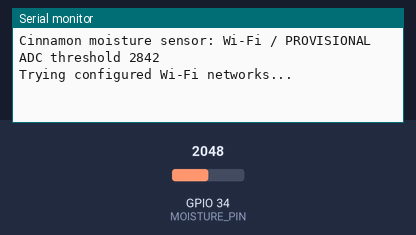
A sketch run on a simulated ESP32. Parts: the last lines printed to the serial monitor. Inputs (shaded band) come from the test bench; at power-on: GPIO 34 (MOISTURE_PIN) = 2048 (analog values on the 0–4095 scale). WiFi joins after 1.5 s; servers stay silent unless stated.

Above: at 2.2 s.
2.3 s: GPIO 34 (MOISTURE_PIN) set to 2784
At 3.9 s:
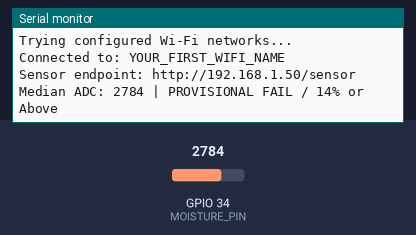
4.0 s: GPIO 34 (MOISTURE_PIN) set to 2890
At 8.0 s:
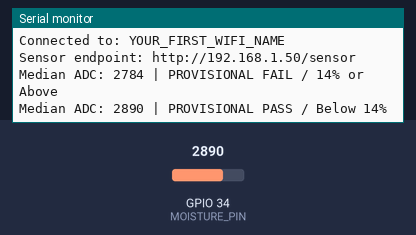

The sketch:

CinnamonGradingWifi.ino
```cpp
#include <WiFi.h>
#include <WiFiMulti.h>
#include <WebServer.h>
#include "wifi_credentials.h"

// Wi-Fi is the transport for Expo Go. Enable only if you also want BLE available.
#define ENABLE_BLE 0
#if ENABLE_BLE
#include <BLEDevice.h>
#include <BLEServer.h>
#include <BLEUtils.h>
#include <BLE2902.h>
#endif

#define MOISTURE_PIN 34
const int SAMPLE_COUNT = 20;
// PROVISIONAL prototype threshold, NOT an ADC-to-percent calibration.
const int ADC_THRESHOLD = 2842;
const char* DEVICE_NAME = "CinnamonGradingSensor";

WiFiMulti wifiMulti;
WebServer server(80);
int medianADC = 0;
bool hasReading = false;
unsigned long sampleUpdatedAt = 0;
unsigned long sampleSequence = 0;
unsigned long lastWifiAttempt = 0;
String lastAddress;
bool serverStarted = false;

#if ENABLE_BLE
const char* SERVICE_UUID = "7f510001-8c3d-4b89-a9e7-71c3a0000001";
const char* MOISTURE_CHARACTERISTIC_UUID = "7f510002-8c3d-4b89-a9e7-71c3a0000001";
BLECharacteristic* moistureCharacteristic = nullptr;
volatile bool deviceConnected = false;
class ServerCallbacks : public BLEServerCallbacks {
  void onConnect(BLEServer* server) override { deviceConnected = true; }
  void onDisconnect(BLEServer* server) override {
    deviceConnected = false;
    BLEDevice::startAdvertising();
  }
};
void startBle() {
  BLEDevice::init(DEVICE_NAME);
  BLEServer* bleServer = BLEDevice::createServer();
  bleServer->setCallbacks(new ServerCallbacks());
  BLEService* service = bleServer->createService(SERVICE_UUID);
  moistureCharacteristic = service->createCharacteristic(
    MOISTURE_CHARACTERISTIC_UUID,
    BLECharacteristic::PROPERTY_READ | BLECharacteristic::PROPERTY_NOTIFY);
  moistureCharacteristic->addDescriptor(new BLE2902());
  service->start();
  BLEAdvertising* advertising = BLEDevice::getAdvertising();
  advertising->addServiceUUID(SERVICE_UUID);
  advertising->setScanResponse(true);
  BLEDevice::startAdvertising();
}
#endif

// Keep the HTTP server responsive while retaining the original sampling delay.
void responsiveDelay(unsigned long durationMs) {
  const unsigned long started = millis();
  while (millis() - started < durationMs) {
    if (serverStarted) server.handleClient();
    delay(1);
  }
}

int readMedianADC() {
  int readings[SAMPLE_COUNT];
  for (int i = 0; i < SAMPLE_COUNT; i++) {
    readings[i] = analogRead(MOISTURE_PIN);
    responsiveDelay(50);
  }
  for (int i = 0; i < SAMPLE_COUNT - 1; i++) {
    for (int j = i + 1; j < SAMPLE_COUNT; j++) {
      if (readings[j] < readings[i]) {
        const int temp = readings[i];
        readings[i] = readings[j];
        readings[j] = temp;
      }
    }
  }
  return (readings[SAMPLE_COUNT / 2 - 1] + readings[SAMPLE_COUNT / 2]) / 2;
}

void sendSensorReading() {
  server.sendHeader("Cache-Control", "no-store");
  // Allow the existing browser preview to read this local development endpoint too.
  server.sendHeader("Access-Control-Allow-Origin", "*");
  if (!hasReading) {
    server.send(503, "application/json", "{\"error\":\"Waiting for the first median ADC sample\"}");
    return;
  }
  String json = "{\"device\":\"" + String(DEVICE_NAME) + "\"";
  json += ",\"median_adc\":" + String(medianADC);
  json += ",\"sample_sequence\":" + String(sampleSequence);
  json += ",\"age_ms\":" + String(millis() - sampleUpdatedAt);
  json += ",\"threshold\":" + String(ADC_THRESHOLD);
  json += ",\"provisional\":true";
  json += ",\"status\":\"" + String(medianADC >= ADC_THRESHOLD ? "PASS" : "FAIL") + "\"}";
  server.send(200, "application/json", json);
}

void maintainWifi() {
  if (WiFi.status() != WL_CONNECTED && millis() - lastWifiAttempt >= 10000) {
    lastWifiAttempt = millis();
    Serial.println("Trying configured Wi-Fi networks...");
    wifiMulti.run(5000);
  }
  if (WiFi.status() != WL_CONNECTED) {
    if (serverStarted) { server.stop(); serverStarted = false; lastAddress = ""; }
    return;
  }
  const String address = WiFi.localIP().toString();
  if (!serverStarted || address != lastAddress) {
    if (serverStarted) server.stop();
    server.begin();
    serverStarted = true;
    lastAddress = address;
    Serial.print("Connected to: "); Serial.println(WiFi.SSID());
    Serial.print("Sensor endpoint: http://"); Serial.print(address); Serial.println("/sensor");
  }
}

void setup() {
  Serial.begin(115200);
  analogReadResolution(12);
  delay(1000);
  Serial.println("\nCinnamon moisture sensor: Wi-Fi / PROVISIONAL ADC threshold 2842");
  WiFi.mode(WIFI_STA);
  WiFi.setHostname("cinnamon-sensor");
  wifiMulti.addAP(WIFI_SSID_1, WIFI_PASSWORD_1);
  wifiMulti.addAP(WIFI_SSID_2, WIFI_PASSWORD_2);
  server.on("/sensor", HTTP_GET, sendSensorReading);
  lastWifiAttempt = millis() - 10000;
#if ENABLE_BLE
  startBle();
#endif
}

void loop() {
  maintainWifi();
  medianADC = readMedianADC();
  sampleUpdatedAt = millis();
  sampleSequence++;
  hasReading = true;
  Serial.print("Median ADC: "); Serial.print(medianADC);
  Serial.println(medianADC >= ADC_THRESHOLD
    ? " | PROVISIONAL PASS / Below 14%"
    : " | PROVISIONAL FAIL / 14% or Above");
#if ENABLE_BLE
  String value = String(medianADC);
  moistureCharacteristic->setValue(value.c_str());
  if (deviceConnected) moistureCharacteristic->notify();
#endif
  responsiveDelay(2000);
}
```

wifi_credentials.example.h
```cpp
#pragma once

// Copy this file to wifi_credentials.h in the same sketch folder.
// Enter your credentials locally; do not share the completed file.
const char* WIFI_SSID_1 = "YOUR_FIRST_WIFI_NAME";
const char* WIFI_PASSWORD_1 = "YOUR_FIRST_WIFI_PASSWORD";
const char* WIFI_SSID_2 = "YOUR_SECOND_WIFI_NAME";
const char* WIFI_PASSWORD_2 = "YOUR_SECOND_WIFI_PASSWORD";
```

Measured:
- the behaviour switches between 2841 and 2842 on GPIO 34 (MOISTURE_PIN) (found by bisection; images 1 and 2)
- after the input at 2.3 s, the serial monitor: prints a new line after 1.2 s (image 1)
- after the input at 4.0 s, the serial monitor: prints a new line after 2.5 s (image 2)
